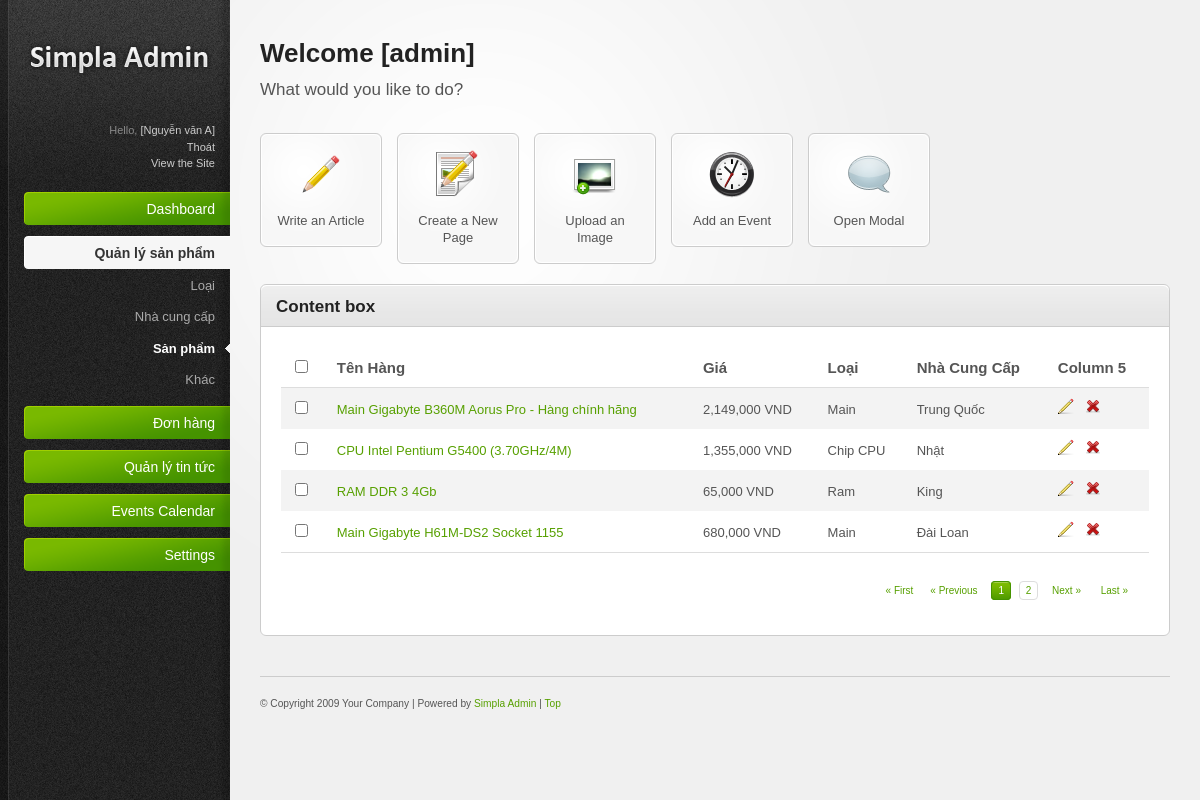
The page /admins/index.php?mod=book (signed in) on the database its author committed.
### tables this page shows
CREATE TABLE `sach` (
  `masp` varchar(15) NOT NULL,
  `tensp` varchar(250) NOT NULL,
  `mota` text NOT NULL,
  `gia` int(10) NOT NULL,
  `hinh` varchar(50) NOT NULL,
  `mancc` varchar(5) NOT NULL,
  `maloai` varchar(5) NOT NULL
);

CREATE TABLE `loai` (
  `maloai` varchar(5) NOT NULL,
  `tenloai` varchar(50) NOT NULL
);

CREATE TABLE `nhaxb` (
  `mancc` varchar(5) NOT NULL,
  `tenncc` varchar(30) NOT NULL
);

### classes/Utils.class.php (called while the page is built, shortened)
<?php
class Utils
{
	static function getIndex($index, $val=null)
	{
		if (isset($_GET[$index]))
			return $_GET[$index];
		else return $val;
	}
}
?>

### inc/function.php (called while the page is built, shortened)
<?php
function getIndex($index, $value='')
{
	$data = isset($_GET[$index])? $_GET[$index]:$value;
	return $data;
}

### classes/Db.class.php (called while the page is built, shortened)
<?php
class Db{
		private $dbh= null;
		public function __construct()
		{
			$driver="mysql:host=". HOST."; dbname=". DB_NAME;
			try
			{
				$this->dbh = new PDO($driver, DB_USER, DB_PASS);
				$this->dbh->query("set names 'utf8' ");
			}
			catch(PDOException $e)
			{
				echo "Err:". $e->getMessage();	exit();
			}
		}
		private function query($sql, $arr = array(), $mode = PDO::FETCH_ASSOC)
		{
			$stm = $this->dbh->prepare($sql);
			if (!$stm->execute( $arr))
				{
					echo "Sql lỗi.";
				}
			return $stm->fetchAll($mode);
		}
		public function exeQuery($sql,  $arr = array(), $mode = PDO::FETCH_ASSOC)
		{
			return $this->query($sql, $arr, $mode);
		}
		public function countItems($sql, $arr= array())
		{
			$data = $this->exeQuery($sql, $arr, PDO::FETCH_BOTH);
			return $data[0][0];
		}
	}
?>

### classes/Book.class.php (called while the page is built, shortened)
<?php
class Book extends DB{
	private $_page_size =4;
	private $_page_count;
	public function getAll($currPage=1)
	{
		$offset = ($currPage -1) * $this->_page_size;
		 $sql1="SELECT
				Count(*)
		 		FROM
	 		loai
		 		INNER JOIN sach ON sach.maloai = loai.maloai
		 		INNER JOIN nhaxb ON sach.mancc = nhaxb.mancc";
				$n  = $this->count($sql1);
				$this->_page_count = ceil($n/$this->_page_size);
		$sql="SELECT
				sach.masp,
				sach.tensp,
				sach.mota,
				sach.gia,
				sach.hinh,
				sach.mancc,
				sach.maloai,
				loai.tenloai,
				nhaxb.tenncc
				FROM
				loai
				INNER JOIN sach ON sach.maloai = loai.maloai
				INNER JOIN nhaxb ON sach.mancc = nhaxb.mancc
				limit $offset, " . $this->_page_size;
		return $this->exeQuery($sql);
	}
	public function count($sql, $arr=array())
	{
		return $this->countItems($sql, $arr);
	}
	public function getPageCount()
	{
		return $this->_page_count;
	}
}
?>

### admins/module/book/bookshow.php (the view, shortened to what this page needs)
<?php
$book = new Book();
$page = Utils::getIndex("page", 1);
$data = $book->getAll($page);
$page_count = $book->getPageCount();
?>
<div class="tab-content default-tab" id="tab1">
						<table>
							<thead>
								<tr>
								   <th><input class="check-all" type="checkbox" /></th>
								   <th>Tên Hàng</th>
								   <th>Giá</th>
								   <th>Loại</th>
								   <th>Nhà Cung Cấp</th>
								   <th>Column 5</th>
								</tr>
							</thead>
							<tfoot>
								<tr>
									<td colspan="6">
										<div class="pagination">
											<a href="index.php?mod=book&page=1" title="First Page">&laquo; First</a><a href="index.php?mod=book&page=<?php  if($page<=1) $n = 1;
											else $n =$page -1; echo $n; ?>" title="Previous Page">&laquo; Previous</a>
                                            <?php
											for($i=1; $i<= $page_count; $i++)
											{ $c =" number ";
											  if ($i==$page) $c .=" current ";?>
											<a href="index.php?mod=book&page=<?php echo $i;?>" class="<?php echo $c;?>"
                                            	title="<?php echo $i;?>"><?php echo $i;?></a>
											<?php
											}
											?>
											<a href="index.php?mod=book&page=<?php  $n =$page +1; echo $n; ?>"
											 title="Next Page">Next &raquo;</a>
											<a href="index.php?mod=book&page=<?php echo $page_count; ?>" title="Last Page">Last &raquo;</a>
										</div>
									</td>
								</tr>
							</tfoot>
							<tbody>
                            <?php
							foreach( $data as $r)
							{?>
								<tr>
									<td><input type="checkbox" /></td>
								<td><a href="#" title="title"><?php echo $r["tensp"];?>
                                    </a></td>
                                    <td><?php echo number_format($r["gia"]);?> VND</td>
									<td><?php echo $r["tenloai"];?></td>
									<td><?php echo $r["tenncc"];?></td>
									<td>
										 <a href="index.php?mod=book&ac=edit&id=<?php echo $r["masp"];?>" title="Edit"><img src="resources/images/icons/pencil.png" alt="Edit" /></a>&nbsp;&nbsp;
										 <a onclick="return confirm('Are you want to delete?')"
										  href="index.php?mod=book&ac=delete&id=<?php echo $r["masp"];?>" title="Delete"><img src="resources/images/icons/cross.png" alt="Delete" /></a>
									</td>
								</tr>
								<?php
							}
								?>
							</tbody>
						</table>
					</div>

### admins/index.php (shortened to what this page needs)
<?php
include ROOT."/inc/function.php";
$mod = Utils::getIndex("mod");
?>
<!DOCTYPE html PUBLIC "-//W3C//DTD XHTML 1.0 Strict//EN" "http://www.w3.org/TR/xhtml1/DTD/xhtml1-strict.dtd">
<html xmlns="http://www.w3.org/1999/xhtml">
 <head>
		<link rel="stylesheet" href="resources/css/reset.css" type="text/css" media="screen" />
		<link rel="stylesheet" href="resources/css/style.css" type="text/css" media="screen" />
		<link rel="stylesheet" href="resources/css/invalid.css" type="text/css" media="screen" />
	</head>
	<body><div id="body-wrapper">
		<div id="sidebar"><div id="sidebar-wrapper">
			<a href="#"><img id="logo" src="resources/images/logo.png" alt="Simpla Admin logo" /></a>
			<div id="profile-links">
				Hello, <a href="#" title="Edit your profile">[<?php echo $_SESSION["admin_data"]["hoten"];?>]</a><br />
				<?php if(isset($_SESSION["admin_login"]) ) {?>
				<a href="index.php?mod=logout"> Thoát </a>
               <?php } ?>
				<br />
				<a href="../" title="View the Site">View the Site</a>
			</div>
			<ul id="main-nav">
				<li>
					<a href="#" class="nav-top-item no-submenu">
						Dashboard
					</a>
				</li>
				<?php
							$g =Utils::getIndex("group", "book");
							$classBook = $classCat=$classPub =$classOrder="";
							if ($g=="book") $classBook =" current";
						?>
				<li>
					<a href="#" class="nav-top-item <?php if($mod =='book') echo "current";?>">
					Quản lý sản phẩm
		      </a>
					<ul>
						<li><a class="<?php echo $classCat;?>" href="index.php?mod=book&group=cat">Loại</a></li>
						<li><a  class="<?php echo $classPub;?>"  href="index.php?mod=book&group=pub">Nhà cung cấp</a></li>
						<li><a  class="<?php echo $classBook;?>"  href="index.php?mod=book">Sản phẩm</a></li>
						<li><a href="#">Khác</a></li>
					</ul>
				</li>
				<li>
					<a href="#" class="nav-top-item <?php echo $classOrder;?>">
						Đơn hàng
					</a>
				</li>
				<li>
					<a href="#" class="nav-top-item">
						Quản lý tin tức
					</a>
				</li>
				<li>
					<a href="#" class="nav-top-item">
						Events Calendar
					</a>
				</li>
				<li>
					<a href="#" class="nav-top-item">
						Settings
					</a>
				</li>
			</ul>
		</div></div>
		<div id="main-content">
			<h2>Welcome [admin]</h2>
		  <p id="page-intro">What would you like to do?</p>
			<ul class="shortcut-buttons-set">
				<li><a class="shortcut-button" href="index.php?mod=book&ac=add"><span>
					<img src="resources/images/icons/pencil_48.png" alt="icon" /><br />
					Write an Article
				</span></a></li>
				<li><a class="shortcut-button" href="#"><span>
					<img src="resources/images/icons/paper_content_pencil_48.png" alt="icon" /><br />
					Create a New Page
				</span></a></li>
				<li><a class="shortcut-button" href="#"><span>
					<img src="resources/images/icons/image_add_48.png" alt="icon" /><br />
					Upload an Image
				</span></a></li>
				<li><a class="shortcut-button" href="#"><span>
					<img src="resources/images/icons/clock_48.png" alt="icon" /><br />
					Add an Event
				</span></a></li>
				<li><a class="shortcut-button" href="#messages" rel="modal"><span>
					<img src="resources/images/icons/comment_48.png" alt="icon" /><br />
					Open Modal
				</span></a></li>
			</ul>
			<div class="content-box">
				<div class="content-box-header">
					<h3>Content box</h3>
				</div>
				<div class="content-box-content">
					<?php
					include "mod.php";
					?>
			  </div>
			</div>
<div id="footer">
				<small>
						&#169; Copyright 2009 Your Company | Powered by <a href="http://themeforest.net/item/simpla-admin-flexible-user-friendly-admin-skin/46073">Simpla Admin</a> | <a href="#">Top</a>
				</small>
			</div>
		</div>
	</div></body>
</html>

### admins/mod.php (shortened to what this page needs)
<?php
$mod = getIndex("mod","home");
if ($mod=="book")
	include "module/book/index.php";
?>

### admins/module/book/index.php (shortened to what this page needs)
<?php
$group = Utils::getIndex("group", "book");
			?>
            <?php
if ($group=="book")
{
$ac = Utils::getIndex("ac", "bookShow");
if ($ac=="bookShow")
include ROOT."/admins/module/book/bookshow.php";
}

### admins/resources/css/style.css (style rules this page uses)
html { font-size: 100%; height: 100%; margin-bottom: 1px; }
body { font-family: Arial, Helvetica, sans-serif; color: #555; background: #f0f0f0 url('../images/bg-body.gif') top left repeat-y; font-size: 12px; }
#body-wrapper { background: url('../images/bg-radial-gradient.gif') fixed 230px top no-repeat; }
h1, h2, h3, h4, h5, h6 { font-family: Helvetica, Arial, sans-serif; color: #222; font-weight: bold; }
h2 { font-size: 26px; padding: 0 0 10px 0; }
h3 { font-size: 17px; padding: 0 0 10px 0; }
a { color: #57a000; text-decoration: none; }
small { font-size: 0.85em; }
p { padding: 5px 0 10px 0; line-height: 1.6em; }
#sidebar { background: url('../images/bg-sidebar.gif') top left no-repeat; width: 230px; height: 100%; position: absolute; left: 0; top: 0; color: #888; font-size: 11px; }
#sidebar #sidebar-wrapper { margin: 0 0 0 9px; }
#sidebar a, #sidebar a:active { color:#ccc; }
#sidebar #logo { margin: 40px 0 40px 0; }
#sidebar #profile-links { padding: 0 15px 20px 15px; text-align: right; line-height: 1.5em; }
#sidebar #main-nav { width: 206px; padding: 0; margin: 0 0 0 15px; font-family: Helvetica, Arial, sans-serif; }
#sidebar #main-nav li { list-style: none; padding-bottom: 10px; text-align: right; }
#sidebar #main-nav li a.nav-top-item { background: transparent url('../images/bg-menu-item-green.gif') right center no-repeat; padding: 10px 15px; color: #fff; font-size: 14px; cursor: pointer; display: block; text-decoration: none; }
#sidebar #main-nav li a.current { background-image: url('../images/bg-menu-item-current.gif') !important; color: #333; font-weight: bold; }
#sidebar #main-nav ul { padding: 0; font-size: 12px; margin: 0; }
#sidebar #main-nav ul li { list-style: none; margin: 0; text-align: right; padding: 0; }
#sidebar #main-nav ul li a { padding: 8px 15px; display: block; color: #aaa; font-size: 13px; line-height: 1.2em; }
#sidebar #main-nav ul li a:hover, #sidebar #main-nav ul li a.current, #sidebar #main-nav ul li a.current:hover { color: #fff; }
#sidebar #main-nav ul li a.current { background: transparent url('../images/menu-current-arrow.gif') right center no-repeat !important; }
#main-content { margin: 0 30px 0 260px; padding: 40px 0 0 0; }
#page-intro { font-size: 17px; padding: 0 0 20px 0; }
#footer { border-top: 1px solid #ccc; margin: 40px 0 0 0; padding: 20px 0; font-size: 12px; }
#main-content ul, #main-content ol { padding: 10px 0; }
#main-content ul li { background: url('../images/icons/bullet_black.png') center left no-repeat; padding: 4px 0 4px 20px; }
.content-box { border: 1px solid #ccc; margin: 0 0 20px 0; background: #fff; }
.content-box-header { background: #e5e5e5 url('../images/bg-content-box.gif') top left repeat-x; margin-top: 1px; height: 40px; }
.content-box-header h3 { padding: 12px 15px 10px; float: left; }
.content-box-content { padding: 20px; font-size: 13px; border-top: 1px solid #ccc; }
#main-content table { width: 100%; border-collapse: collapse; }
#main-content table thead th { font-weight: bold; font-size: 15px; border-bottom: 1px solid #ddd; }
#main-content tbody { border-bottom: 1px solid #ddd; }
#main-content tbody tr { background: #fff; }
#main-content tbody tr.alt-row { background: #f3f3f3; }
#main-content table td, #main-content table th { padding: 10px; line-height: 1.3em; }
#main-content .pagination { text-align: right; padding: 20px 0 5px 0; font-family: Verdana, Arial, Helvetica, sans-serif; font-size: 10px; }
.pagination a { margin: 0 5px 0 0; padding: 3px 6px; }
.pagination a.number { border: 1px solid #ddd; }
.pagination a.current { background: #469400 url('../images/bg-button-green.gif') top left repeat-x !important; border-color: #459300 !important; color: #fff !important; }
.shortcut-button { border: 1px solid #ccc; background: #f7f7f7 url('../images/shortcut-button-bg.gif') top left no-repeat; display: block; width: 120px; margin: 0 0 20px 0; }
.shortcut-button span { border: 1px solid #fff; display:block; padding: 15px 10px 15px 10px; text-align: center; color: #555; font-size: 13px; line-height: 1.3em; }
.shortcut-button span img { margin-bottom: 10px; }
ul.shortcut-buttons-set li { float: left; margin: 0 15px 0 0; padding: 0 !important; background: 0; }

### rows shown on the page
sach: tensp "Main Gigabyte B360M Aorus Pro - Hàng chính hãng", gia "2,149,000", maloai.tenloai "Main", mancc.tenncc "Trung Quốc"
sach: tensp "CPU Intel Pentium G5400 (3.70GHz/4M)", gia "1,355,000", maloai.tenloai "Chip CPU", mancc.tenncc "Nhật"
sach: tensp "RAM DDR 3 4Gb", gia "65,000", maloai.tenloai "Ram", mancc.tenncc "King"
sach: tensp "Main Gigabyte H61M-DS2 Socket 1155", gia "680,000", maloai.tenloai "Main", mancc.tenncc "Đài Loan"

### other values the page prints
$_SESSION["admin_data"]["hoten"] "Nguyễn văn A"
